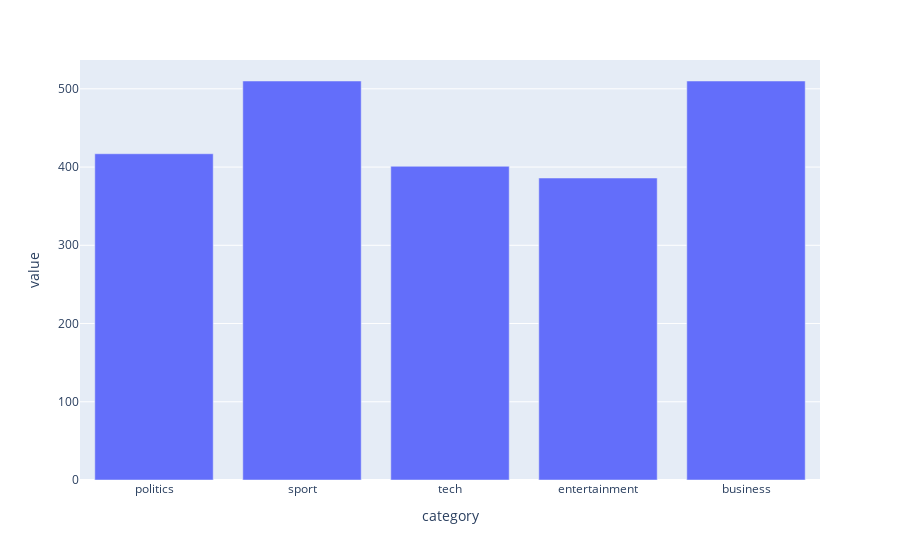

Notebook cell for this chart:
### Code cell
# Create a bar chart
fig = px.bar(df, x="category", y="value")
# Show the chart
fig.show()

### Figure 1 — Plotly figure (JSON) as saved in the notebook; plotly's stock layout.template omitted (floating-point values rounded to 4 significant figures)
{"data": [{"alignmentgroup": "True", "hovertemplate": "category=%{x}<br>value=%{y}<extra></extra>", "legendgroup": "", "marker": {"color": "#636efa", "pattern": {"shape": ""}}, "name": "", "offsetgroup": "", "orientation": "v", "showlegend": false, "textposition": "auto", "type": "bar", "x": ["politics", "sport", "tech", "entertainment", "business"], "xaxis": "x", "y": [417, 510, 401, 386, 510], "yaxis": "y"}], "layout": {"barmode": "relative", "legend": {"tracegroupgap": 0}, "margin": {"t": 60}, "xaxis": {"anchor": "y", "domain": [0, 1], "title": {"text": "category"}}, "yaxis": {"anchor": "x", "domain": [0, 1], "title": {"text": "value"}}}}
